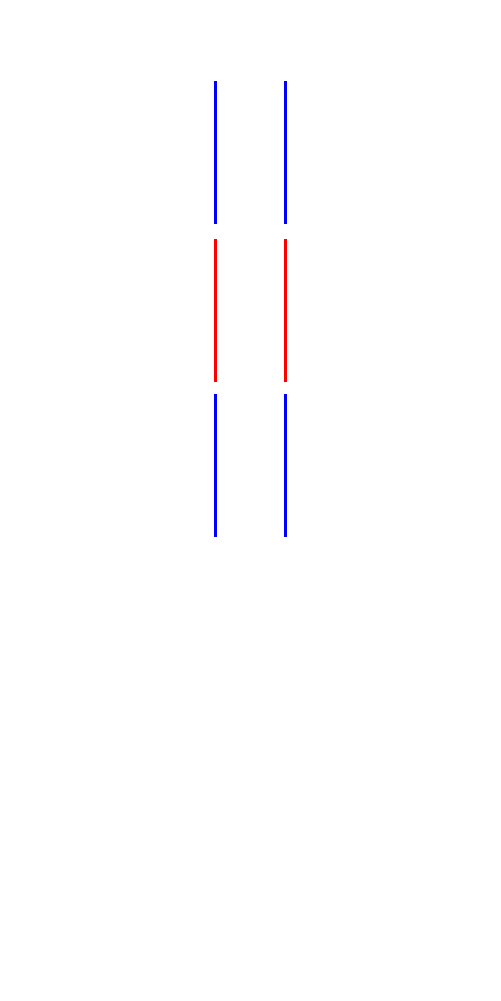
#> input picture src/py/lens_test.png, 501 x 1001 px, found by its file name
$ python 2dFDMSolver.py
#> lines starting #> are read from the running program, lines starting #| are printed output that depends on the picture
import numpy as np
from scipy.signal import convolve2d
from scipy.ndimage import gaussian_filter
import matplotlib.pyplot as plt
from PIL import Image
import pickle


grid_size_mm = (50, 100)
grid_resolution_mm = 0.1

def set_potential_field_boundary_conditions(field, values, mask):
    field[mask] = values[mask]

def relax_potential_field(field, omega=1.0):
    new_field = convolve2d(field, np.array([[0, 1, 0], [1, 0, 1], [0, 1, 0]]) * 0.25, mode='same', boundary='fill', fillvalue=0)
    return field + (new_field - field) * omega

def sor_potential_field(field, omega=1.98):
    field = field.copy()

    rows, cols = np.indices(field.shape)
    red_mask  = ((rows + cols) % 2 == 0)
    black_mask = ((rows + cols) % 2 == 1)


    kernel = np.array([[0, 1, 0],
                       [1, 0, 1],
                       [0, 1, 0]]) * 0.25
    for mask in [red_mask, black_mask]:
        avg = convolve2d(field, kernel, mode='same', boundary='fill', fillvalue=0)
        field = np.where(mask, field + omega * (avg - field), field)

    return field


def calculate_field_from_potential(potential_field):
    return convolve2d(potential_field, np.array([[0, 0, 0], [-1, 0, 1], [0, 0, 0]]) * (0.5 / grid_resolution_mm), mode='same', boundary='fill', fillvalue=0), \
           convolve2d(potential_field, np.array([[0,-1, 0], [ 0, 0, 0], [0, 1, 0]]) * (0.5 / grid_resolution_mm), mode='same', boundary='fill', fillvalue=0)

def improve_initial_guess(field, init_field_image, init_field_mask, sigma=5, iterations=10):
    for _ in range(iterations):
         field = gaussian_filter(field, sigma=sigma)
         set_potential_field_boundary_conditions(field, init_field_image, init_field_mask)
    return field


def main():
    x_range = (-grid_size_mm[0] / 2, grid_size_mm[0] / 2)
    y_range = (0, grid_size_mm[1])
    xs = np.arange(x_range[0], x_range[1] + grid_resolution_mm, grid_resolution_mm)
    ys = np.arange(y_range[0], y_range[1] + grid_resolution_mm, grid_resolution_mm)

    field_image = np.copy(np.asarray(Image.open('src/py/lens_test.png').convert('RGB')))
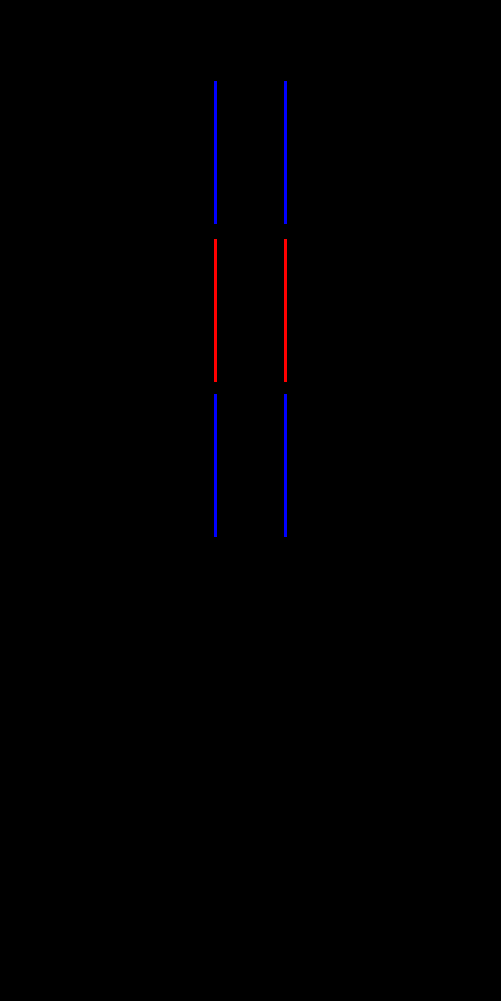
#> field_image: shape (1001, 501, 3); mean R, G, B 0.4, 0, 0.9
    # field_image = np.flip(field_image, axis=0) # Flip the image vertically to match the coordinate system
    print(field_image.shape)
#| (1001, 501, 3)
    init_field_image = np.zeros(field_image.shape[0:2])
    init_field_image[field_image[:,:,0] > 128] = 5000
    init_field_image[field_image[:,:,2] > 128] = -1
    init_field_mask = init_field_image != 0

    potential_field = np.zeros((len(ys), len(xs)))
    set_potential_field_boundary_conditions(potential_field, init_field_image, init_field_mask)
    potential_field = improve_initial_guess(potential_field, init_field_image, init_field_mask, sigma=5, iterations=0)

    delta = float('inf')
    i = 0
    while delta > 0.1:
        new_potential_field = sor_potential_field(potential_field)
        set_potential_field_boundary_conditions(new_potential_field, init_field_image, init_field_mask)
        delta = np.max(np.abs(new_potential_field - potential_field))
        potential_field = new_potential_field
        i += 1
        if i % 10 == 0:
            print(delta)
    print(f'Converged after {i} iterations with delta={delta}')

    plt.subplot(2, 2, 1)
    plt.imshow(potential_field, extent=(x_range[0], x_range[1], y_range[1], y_range[0]), origin='upper', cmap='viridis')
    plt.colorbar()
    plt.title('Potential Field')
    field_x, field_y = calculate_field_from_potential(potential_field)
    with open('field_x.pkl', 'wb') as f:
        pickle.dump(field_x, f)
    with open('field_y.pkl', 'wb') as f:
        pickle.dump(field_y, f)
    with open('xs.pkl', 'wb') as f:
        pickle.dump(xs, f)
    with open('ys.pkl', 'wb') as f:
        pickle.dump(ys, f)

    plt.subplot(2, 2, 3)
    plt.imshow(field_x, extent=(x_range[0], x_range[1], y_range[1], y_range[0]), origin='upper', cmap='viridis')
    plt.colorbar()
    plt.title('Field in x-direction')
    plt.subplot(2, 2, 4)
    plt.imshow(field_y, extent=(x_range[0], x_range[1], y_range[1], y_range[0]), origin='upper', cmap='viridis')
    plt.colorbar()
    plt.title('Field in y-direction')
    plt.show()
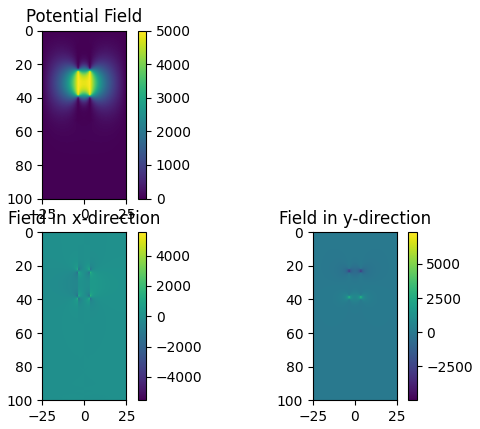
#> figure drawn by matplotlib, 6 panels

if __name__ == "__main__":
    main()
